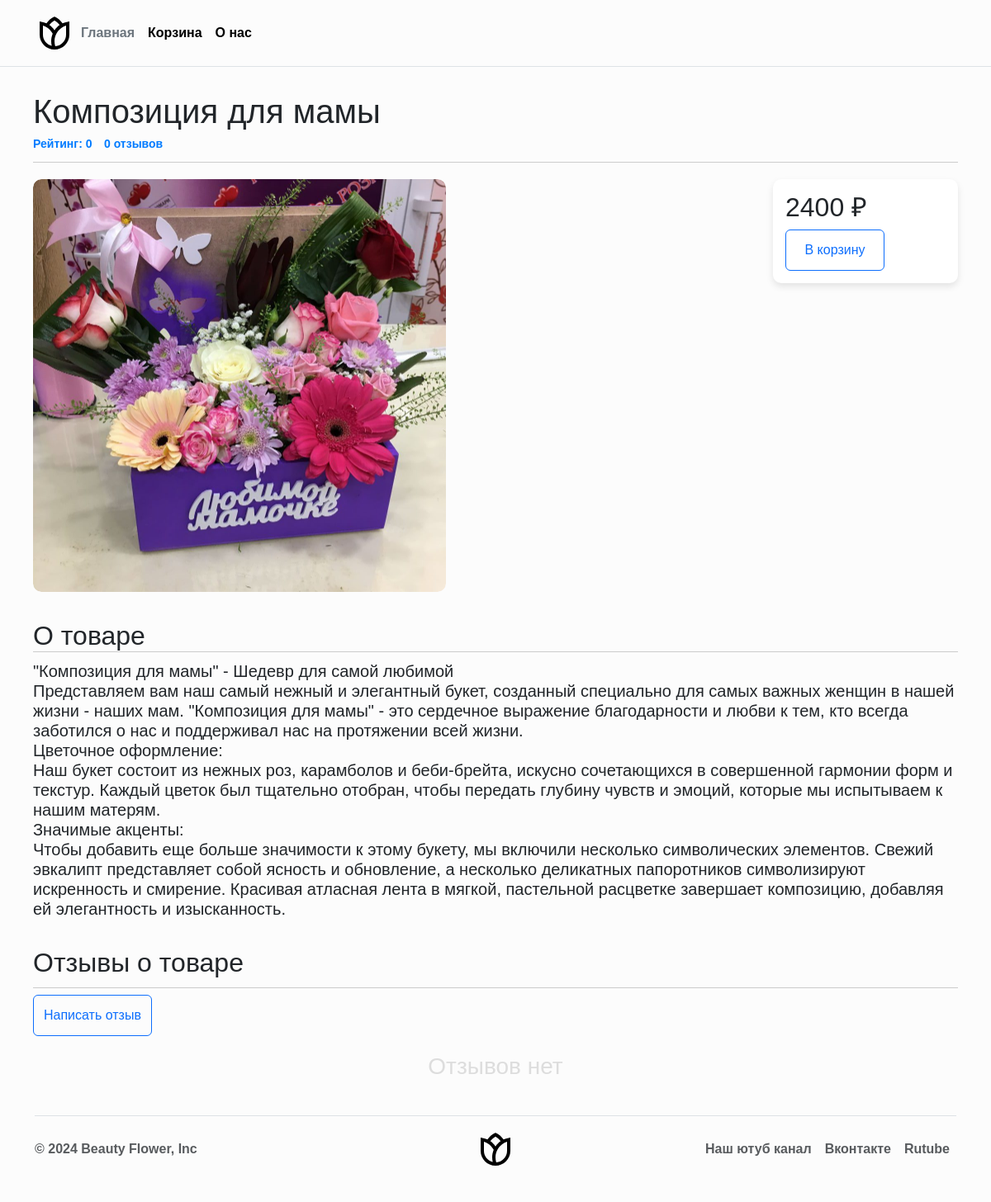
The page /shop/3/ on the database its author committed.
### shop/models.py (models this page shows, shortened)
class Item(models.Model):
    class Meta:
        verbose_name = "Товар"
        verbose_name_plural = "Товары"
    title = models.CharField(max_length=200, verbose_name="Название")
    description = models.TextField(max_length=4000, verbose_name="Описание")
    price = models.IntegerField(verbose_name="Цена")
    rating = models.FloatField(default=0, verbose_name="Рейтинг")
    added = models.DateTimeField(auto_now_add=True, verbose_name="Добавлен")
    category = models.ForeignKey(Category, on_delete=models.CASCADE,
                                 related_name="items_by_category",
                                 verbose_name="Категория", null=True)

class Images(models.Model):
    class Meta:
        verbose_name = "Изображение товара"
        verbose_name_plural = "Изображения товаров"
    def image_path(self, filename):
        return f"shop/static/product_images/{str(self.item.id)}/{filename}"
    item = models.ForeignKey(Item,
                             on_delete=models.CASCADE,
                             related_name="images", verbose_name="Товар")
    image = models.ImageField(upload_to=image_path, verbose_name="Изображение")

### shop/views.py (the view)
# urls.py: path("<int:item_id>/", views.item_page, name="item_detail"),
def item_page(request, item_id):
    item = get_object_or_404(Item, id=item_id)
    comments = item.comments.all()
    paginator = Paginator(comments, 4)
    page_number = request.GET.get("page", 1)
    try:
        comments = paginator.page(page_number)
    except EmptyPage:
        comments = paginator.page(1)
    except PageNotAnInteger:
        comments = paginator.page(1)
    sum_rating = 0
    length = 0
    for comment in comments:
        length += 1
        sum_rating += comment.rate
    average = round(sum_rating / length, 2) if length != 0 else 0
    return render(request, "item.html",
                  {"item": item, "images": item.images.all(),
                   "comments": comments, "paginator": paginator,
                   "average": average})

### shop/templates/item.html (shortened to what this page needs)
{% extends "base.html" %}
{% load static %}
{% load custom_filters %}
{% block styles %}
<link rel="stylesheet" href='{% static "css/q3.css" %}'>
{% endblock %}
{% block content %}
<div class="cont">
    <div class="header">
        <h1>{{ item.title }}</h1>
    </div>
    <div class="info">
        <a href="#">Рейтинг: {{ average }}</a>
        <a href="#">{{ comments|length }}
            {% if comments|length == 1 %}
            отзыв
            {% elif comments|length %}
            отзыва
            {% else %}
            отзывов
            {% endif %}</a>
    </div>
    <div class="images">
        <div class="slider">
            <div class="slides">
                {% for photo in images %}
                <div class="slide" style='background-image: url({{ photo.image.url }});'></div>
                {% endfor %}
            </div>
        </div>
        <div class="price_box">
            <h2>{{ item.price }} ₽</h2>
            <a href="{% url 'shop:cart_add' item.id %}">
                <input class="btn btn-outline-primary" value="В корзину" type="button"
                       style="width: 120px; height: 50px;"></a>
        </div>
    </div>
    <div class="about_item">
        <h2 style="margin-top: 3%; border-bottom: 1px solid #ccc; margin-bottom: 2%;">О товаре</h2>
        <h5 style="font-weight: normal; font-size: 20px; margin-top: -1%;">{{ item.description | linebreaks }}</h5>
    </div>
    <h2 style="margin-top: 3%; border-bottom: 1px solid #ccc; padding-bottom: 1%;">Отзывы о товаре</h2>
    <a href="{% url 'shop:add_comment' item.id %}">
        <input class="btn btn-outline-primary" value="Написать отзыв" type="button"
               style="width: auto; height: 50px; margin-bottom: 20px;"></a>
    {% if comments|length == 0 %}
    <h3 align="center" style="color: #ddd">Отзывов нет</h3>
    {% endif %}
</div>
{% endblock %}

### shop/static/css/q3.css (style rules this page uses)
body { font-weight: bold; background-color: rgb(252, 252, 252); font-family: Arial, sans-serif; margin: 0; padding: 0; }
.cont { max-width: 95%; margin: 20px auto; padding: 10px; }
.header { text-align: left; }
.info { margin-top: -5px; align-items: left; margin-bottom: 20px; padding-bottom: 10px; border-bottom: 1px solid #ccc; }
.info a { font-size: 14px; color: #666; margin-right: 10px; color: #007bff; text-decoration: none; }
.slider { position: relative; width: 500px; height: 500px; margin: 20 px 0; overflow: hidden; border-radius: 10px; }
.slides { display: flex; width: 100%; height: 100%; position: relative; }
.slide { flex: 0 0 auto; width: 100%; height: 100%; background-size: cover; background-position: center; border-radius: 10px; position: relative; }
.price_box { box-shadow: 0 4px 8px rgba(0, 0, 0, 0.1); border-radius: 10px; float: right; padding: 15px; width: 20%; height: 30%; background-color: #fff; }
.images { display: flex; justify-content: space-between; }

### rows shown on the page
Item: title "Композиция для мамы", price "2400", description "\"Композиция для мамы\" - Шедевр для самой любимой Представляем вам наш самый нежный и элегантный букет, созданный специально для самых важных женщин в нашей жизни - наших мам. \"Композиция для мамы\" - это сердечное выражение благодарности и любви к тем, кто всегда заботился о нас и поддерживал нас на протяжении всей жизни. Цветочное оформление: Наш букет состоит из нежных роз, карамболов и беби-брейта, искусно сочетающихся в совершенной гармонии форм и текстур. Каждый цветок был тщательно отобран, чтобы передать глубину чувств и эмоций, которые мы испытываем к нашим матерям. Значимые акценты: Чтобы добавить еще больше значимости к этому букету, мы включили несколько символических элементов.…"
Images: image (picture)

### other values the page prints
{{ average }} "0"
{{ comments|length }} "0"
